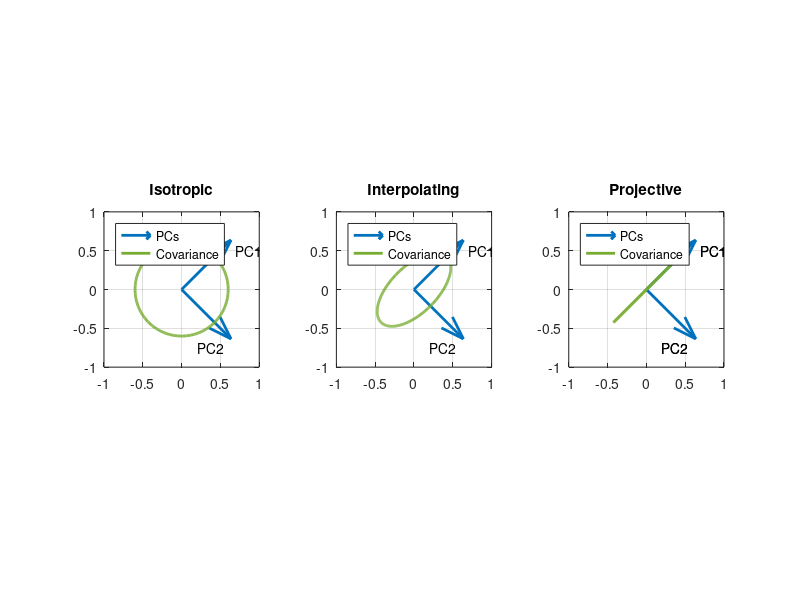

Write MATLAB code to recreate this figure.
function [] = ellipsoid_figs()

% [x, y, z] = ellipsoid(0,0,0,5.9,3.25,3.25,30);
% figure
% surf(x, y, z)
% axis equal

figure()

subplot(1,3,1)
plot_ellipsoid(1, 1)
title('Isotropic')

subplot(1,3,2)
plot_ellipsoid(0.5, 1)
title('Interpolating')

subplot(1,3,3)
plot_ellipsoid(0, 1)
title('Projective')


text(0.7, 0.5, 'PC1')
text(0.2, -0.75, 'PC2')

end

function [] = plot_ellipsoid(xlen, ylen)

   quiver([0,0], [0,0], [1/sqrt(2), 1/sqrt(2)], [1/sqrt(2), -1/sqrt(2)], 'LineWidth', 2)

   hold on

   incr = pi/180;
   angles = 0:incr:(2*pi);

   x = 0.6* cos(angles)* xlen;
   y = 0.6* sin(angles)* ylen;

   M = [cos(-pi/4), -sin(-pi/4); sin(-pi/4), cos(-pi/4)];
   pts = [x;y]'*M';
   plot(pts(:,1),pts(:,2), 'LineWidth', 2)
   
   axis equal
   xlim([-1,1])
   ylim([-1,1])

   grid on

   text(0.7, 0.5, 'PC1')
   text(0.2, -0.75, 'PC2')
   legend({'PCs', 'Covariance'}, 'Location', 'NorthWest')

end